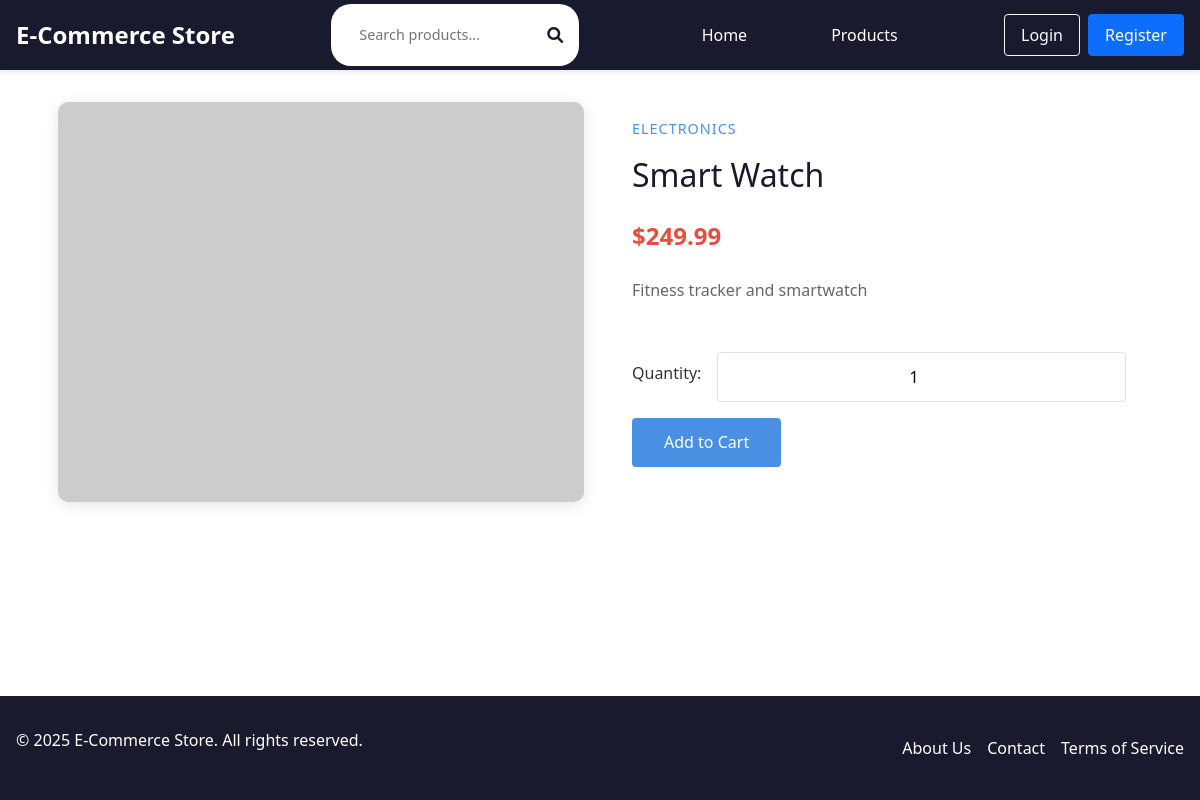
The app's page /pages/product_details.php?id=4 with its own data.
### tables this page shows
CREATE TABLE IF NOT EXISTS products (
    id INT PRIMARY KEY AUTO_INCREMENT,
    title VARCHAR(255) NOT NULL,
    description TEXT,
    price DECIMAL(10,2) NOT NULL,
    image_url VARCHAR(255),
    category VARCHAR(50),
    stock INT DEFAULT 0,
    is_api_product BOOLEAN DEFAULT FALSE,
    created_at TIMESTAMP DEFAULT CURRENT_TIMESTAMP,
    updated_at TIMESTAMP DEFAULT CURRENT_TIMESTAMP ON UPDATE CURRENT_TIMESTAMP
);

### includes/functions.php (called while the page is built, shortened)
<?php
function formatPrice($price) {
    return '$' . number_format($price, 2);
}
function getProduct($conn, $id) {
    $stmt = $conn->prepare("SELECT * FROM products WHERE id = ?");
    $stmt->execute([$id]);
    return $stmt->fetch();
}

### pages/product_details.php (the view, shortened to what this page needs)
<?php
require_once '../includes/header.php';
$db = new Database();
$conn = $db->getConnection();
$product_id = $_GET['id'];
$product = getProduct($conn, $product_id);
?>
<div class="product-details">
    <div class="product-container">
        <div class="product-image-container">
            <img src="<?php echo htmlspecialchars($product['image_url']); ?>" alt="<?php echo htmlspecialchars($product['title']); ?>" class="product-image">
        </div>
        <div class="product-info">
            <span class="product-category"><?php echo htmlspecialchars($product['category']); ?></span>
            <h1 class="product-title"><?php echo htmlspecialchars($product['title']); ?></h1>
            <div class="product-price"><?php echo formatPrice($product['price']); ?></div>
            <p class="product-description"><?php echo htmlspecialchars($product['description']); ?></p>
            <form method="POST" id="addToCartForm" action="<?php echo BASE_URL; ?>/api/cart/add.php">
                <div class="quantity-selector">
                    <label for="quantity">Quantity:</label>
                    <input type="number" id="quantity" name="quantity" class="quantity-input" value="1" min="1" max="10">
                </div>
                <button type="submit" name="add_to_cart" class="add-to-cart-btn">Add to Cart</button>
            </form>
        </div>
    </div>
</div>
<?php require_once '../includes/footer.php'; ?>

### public/css/style.css (style rules this page uses)
:root { --primary-color: #1a1a2e; --secondary-color: #4a90e2; --accent-color: #e74c3c; --text-color: #333; --light-bg: #f8f9fa; --border-color: #e1e1e1; --success-color: #2ecc71; --warning-color: #f1c40f; --error-color: #e74c3c; --header-height: 70px; }
* { margin: 0; padding: 0; box-sizing: border-box; }
body { font-family: 'Segoe UI', Tahoma, Geneva, Verdana, sans-serif; color: var(--text-color); line-height: 1.6; background-color: var(--light-bg); min-height: 100vh; display: flex; flex-direction: column; }
.product-image { width: 100%; height: 200px; object-fit: cover; }
.product-info { padding: 1rem; }
.product-title { font-size: 1.2rem; margin-bottom: 0.5rem; }
.product-price { font-size: 1.1rem; color: var(--accent-color); margin-bottom: 0.5rem; }
label { display: block; margin-bottom: 0.5rem; font-weight: 500; }
input[type="text"], input[type="email"], input[type="password"], input[type="number"], textarea, select { width: 100%; padding: 0.75rem; border: 1px solid var(--border-color); border-radius: 4px; font-size: 1rem; transition: border-color 0.3s ease; }

### includes/header.php (style rules this page uses)
:root { --primary-color: #1a1a2e; --secondary-color: #4a90e2; --accent-color: #e74c3c; --text-color: #333; --light-bg: #f8f9fa; --header-height: 70px; }
body { margin: 0; font-family: 'Segoe UI', Tahoma, Geneva, Verdana, sans-serif; color: var(--text-color); min-height: 100vh; display: flex; flex-direction: column; }

### pages/product_details.php (style rules this page uses)
.product-details { padding: 2rem 0; }
.product-container { display: grid; grid-template-columns: 1fr 1fr; gap: 2rem; max-width: 1200px; margin: 0 auto; padding: 0 1rem; }
.product-image { width: 100%; height: 400px; object-fit: cover; border-radius: 10px; box-shadow: 0 3px 15px rgba(0,0,0,0.1); }
.product-info { display: flex; flex-direction: column; gap: 1rem; }
.product-title { font-size: 2rem; color: var(--primary-color); margin-bottom: 0.5rem; }
.product-price { font-size: 1.5rem; color: var(--accent-color); font-weight: bold; }
.product-category { color: var(--secondary-color); text-transform: uppercase; letter-spacing: 1px; font-size: 0.9rem; }
.product-description { line-height: 1.6; color: #666; }
.quantity-selector { display: flex; align-items: center; gap: 1rem; margin: 1rem 0; }
.quantity-input { width: 60px; padding: 0.5rem; text-align: center; border: 1px solid #ddd; border-radius: 4px; }
.add-to-cart-btn { background: var(--secondary-color); color: white; border: none; padding: 0.8rem 2rem; border-radius: 4px; cursor: pointer; font-weight: 500; transition: all 0.3s ease; }

### records on screen
products: category "ELECTRONICS", title "Smart Watch", price "$249.99", description "Fitness tracker and smartwatch"
